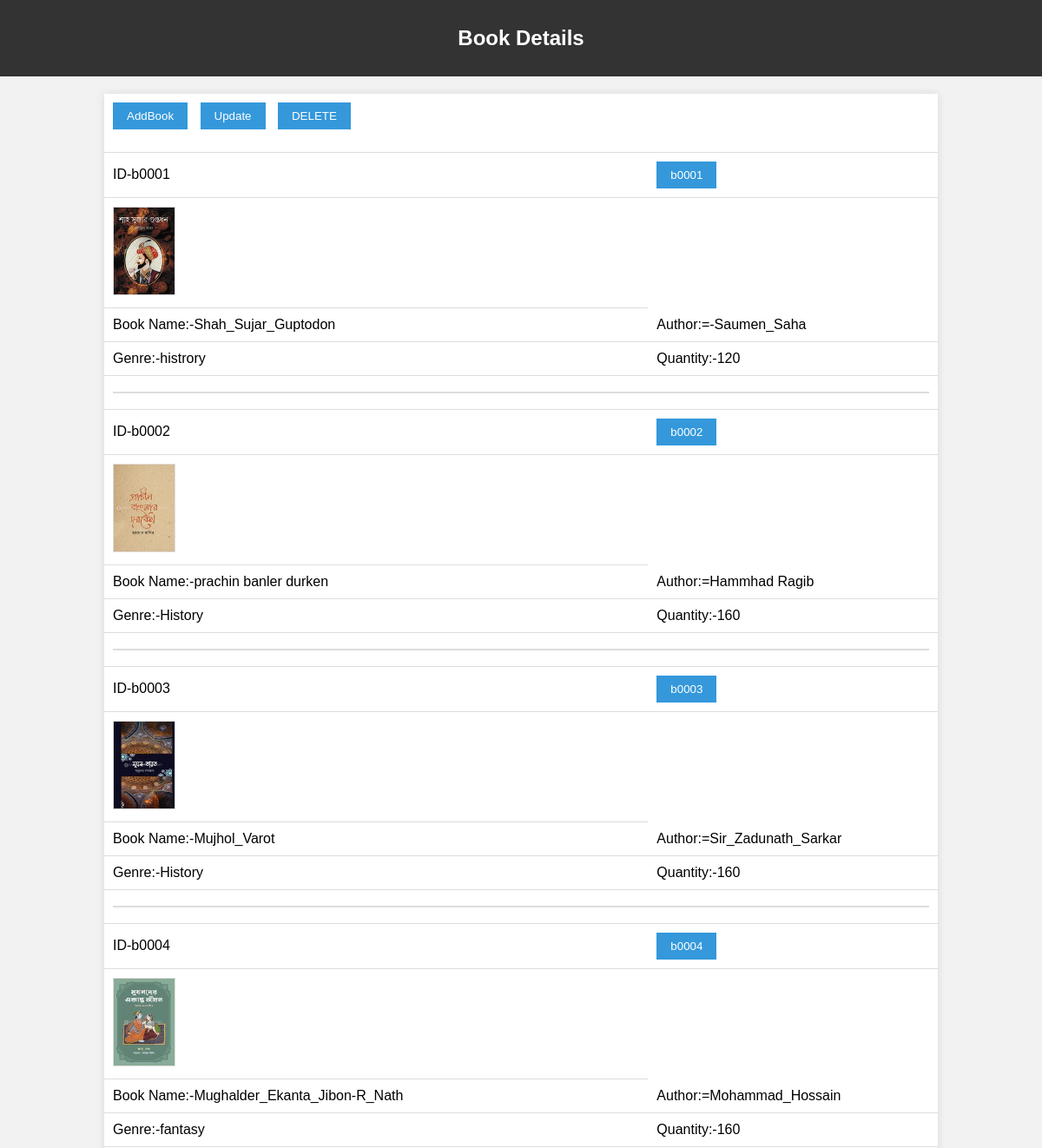
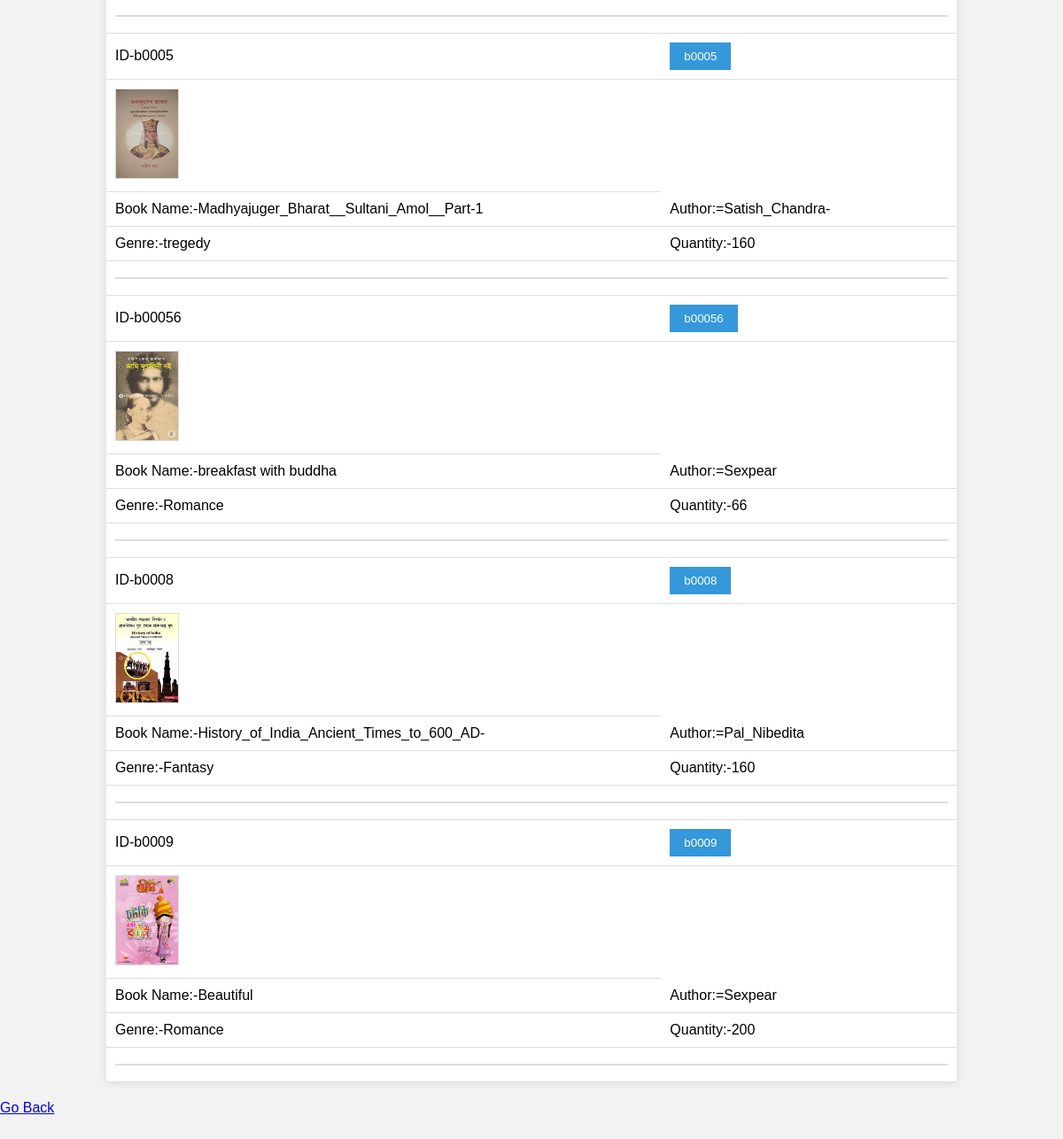
/views/book_management.php (signed in), run on the app's committed database (2 pictures, top to bottom).
### tables this page shows
CREATE TABLE `bookdata` (
  `Book_ID` varchar(122) NOT NULL,
  `Book_Name` varchar(255) NOT NULL,
  `Author` varchar(129) NOT NULL,
  `Genre` varchar(122) NOT NULL,
  `Quantity` int(255) NOT NULL,
  `image` text NOT NULL
);

### models/bookModel.php (called while the page is built, shortened)
<?php
function getviewbook()
{
    $con = getConnection();
    $sql = "select * from bookData";
    $result = mysqli_query($con, $sql);
    $users = [];
    while ($row = mysqli_fetch_assoc($result)) {
        array_push($users, $row);
    }
    return $users;
}

### views/book_management.php (the view, shortened to what this page needs)
<?php
  require_once('../models/bookModel.php');
  $viewbook = getviewbook();
?>
<!DOCTYPE html>
<html>
<head>
    <link rel="stylesheet" href="style22.css">
</head>
<body>
        <div class="books">
        <h2>Book Details</h2>
       </div>
             <div>
             <table  cellspacing="0" align="center" cellpadding="5">
             <tr>
                       <td colspan="5" align="center">
                       <input type="button" name="click"id="add" value="AddBook" onclick="add()" />
                   <input type="button" name="click"id="" value="Update" onclick="update()" />
                   <input type="button" name="click"id="" value="DELETE" onclick="Deletebook()" />
                        </td>
                   </tr>
               <?php for($i=0; $i<count($viewbook); $i++){
        ?>
             <tr>
                    <td>ID-<?=$id=$viewbook[$i]['Book_ID']?></td>
                    <td>
                    <input type="button" name="click"id="Bookid" value="<?=$id=$viewbook[$i]['Book_ID']?>" />
               </td>
               </tr>
               <tr>
               <td><img src="upload/<?=$viewbook[$i]['image']?>"></td>
               </tr>
               <tr>
                    <td>Book Name:-<?=$viewbook[$i]['Book_Name']?></td>
                    <td>Author:=<?=$viewbook[$i]['Author']?></td>
               </tr>
              <tr>
                     <td>Genre:-<?=$viewbook[$i]['Genre']?></td>
                    <td>Quantity:-<?=$viewbook[$i]['Quantity']?></td>
               </tr>
               <tr>
                <td colspan="2"><hr></td>
            </tr>
        <?php
            }
        ?>
         </table>
    </div>
    <table>
        <a href="profile.php">Go Back</a>
        </table>
    </body>
</html>

### views/style22.css (style rules this page uses)
body { font-family: Arial, sans-serif; background-color: #f2f2f2; margin: 0; }
.books { background-color: #333; color: white; text-align: center; padding: 10px; }
table { width: 80%; margin: 20px auto; border-collapse: collapse; box-shadow: 0 0 10px rgba(0, 0, 0, 0.1); background-color: #fff; }
th, td { padding: 10px; text-align: left; border-bottom: 1px solid #ddd; }
td img { max-width: 100px; max-height: 100px; border: 1px solid #ddd; }
input[type="button"] { background-color: #3498db; color: white; border: none; padding: 8px 16px; margin-right: 10px; cursor: pointer; }
hr { border: 1px solid #ddd; }

### data on the page
bookdata: Book_ID "b0001", click "b0001", image (picture), Book_Name "Shah_Sujar_Guptodon", Author "-Saumen_Saha", Genre "histrory", Quantity "120"
bookdata: Book_ID "b0002", click "b0002", image (picture), Book_Name "prachin banler durken", Author "Hammhad Ragib", Genre "History", Quantity "160"
bookdata: Book_ID "b0003", click "b0003", image (picture), Book_Name "Mujhol_Varot", Author "Sir_Zadunath_Sarkar", Genre "History", Quantity "160"
bookdata: Book_ID "b0004", click "b0004", image (picture), Book_Name "Mughalder_Ekanta_Jibon-R_Nath", Author "Mohammad_Hossain", Genre "fantasy", Quantity "160"
bookdata: Book_ID "b0005", click "b0005", image (picture), Book_Name "Madhyajuger_Bharat__Sultani_Amol__Part-1", Author "Satish_Chandra-", Genre "tregedy", Quantity "160"
bookdata: Book_ID "b00056", click "b00056", image (picture), Book_Name "breakfast with buddha", Author "Sexpear", Genre "Romance", Quantity "66"
bookdata: Book_ID "b0008", click "b0008", image (picture), Book_Name "History_of_India_Ancient_Times_to_600_AD-", Author "Pal_Nibedita", Genre "Fantasy", Quantity "160"
bookdata: Book_ID "b0009", click "b0009", image (picture), Book_Name "Beautiful", Author "Sexpear", Genre "Romance", Quantity "200"
